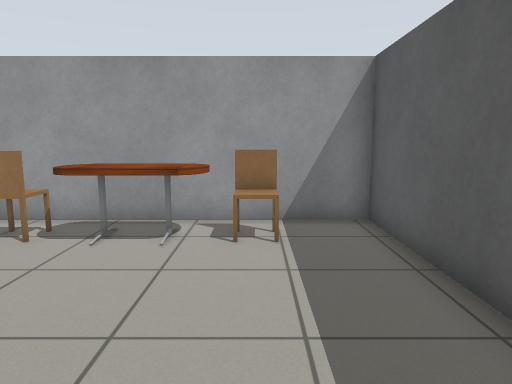
view 1 (above)

17 first-person views from a walk through a Gazebo world. The camera is 1 m above the floor, tilts 8° down and sees 70° across. The floor is counted in squares, 0.5 m on a side. Each view is taken from the middle of a square. On the plan, view 1 faces up. The plan holds only what a view shows up to about 19 squares ahead; the rest is blank. Robots are left out. Gazebo's built-in surfaces are drawn with simple patterns. Simple shapes stand in for some stock models.

view 2
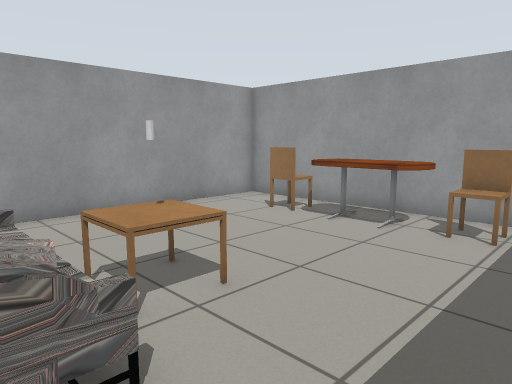

view 3
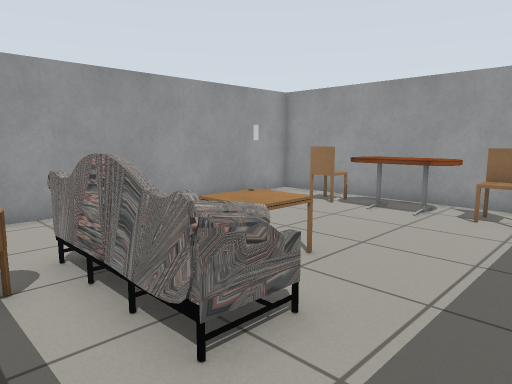

view 4
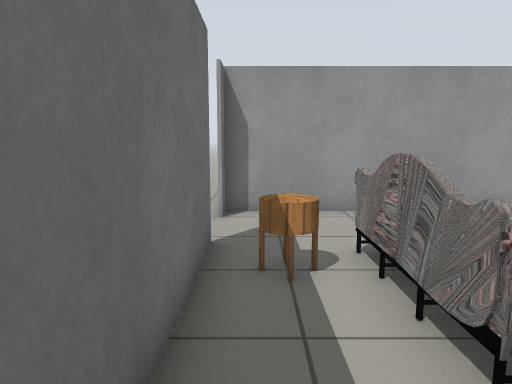

view 5
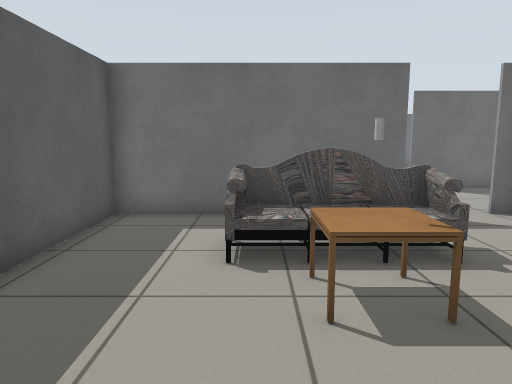

view 6
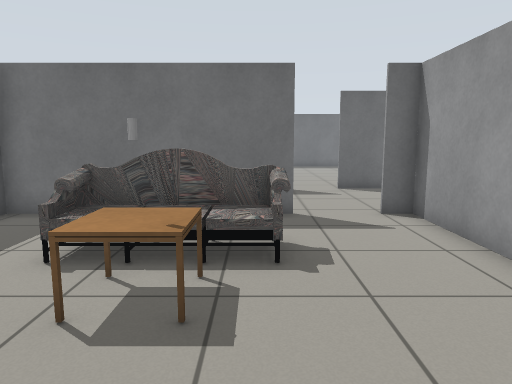

view 7
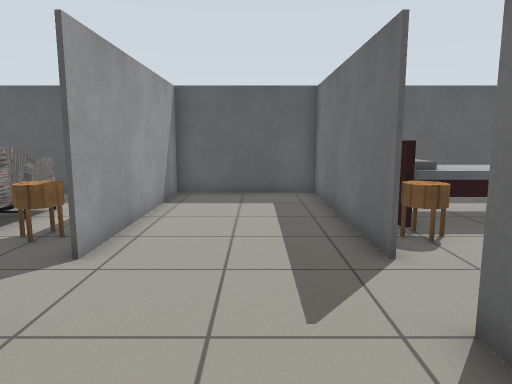

view 8
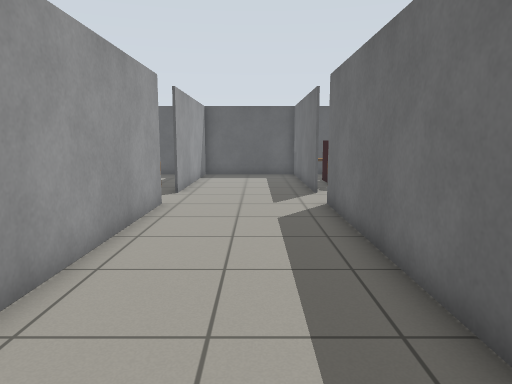

view 9
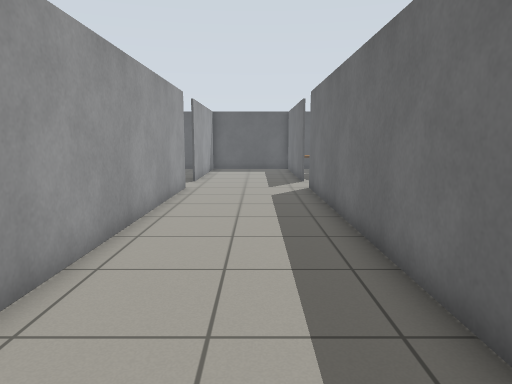

view 10
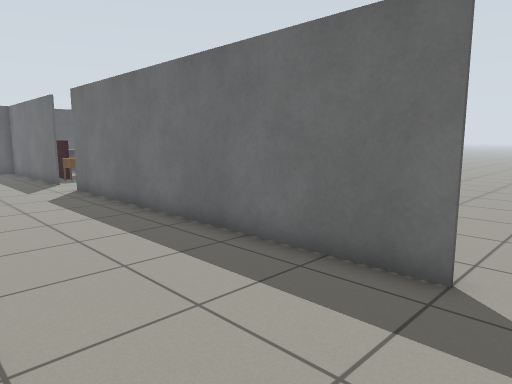

view 11
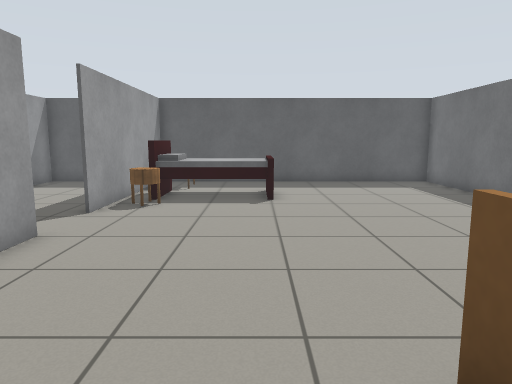

view 12
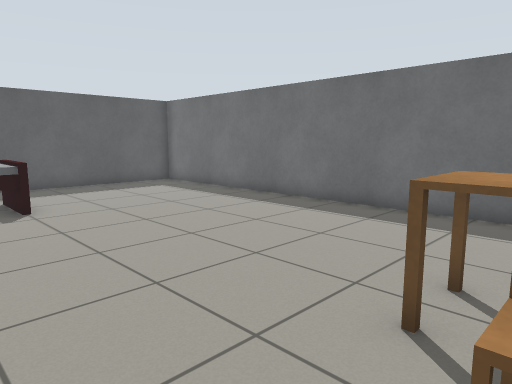

view 13
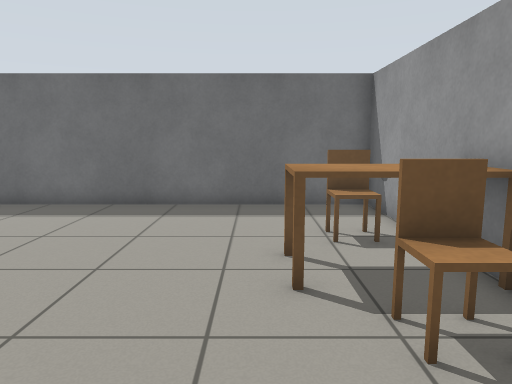

view 14
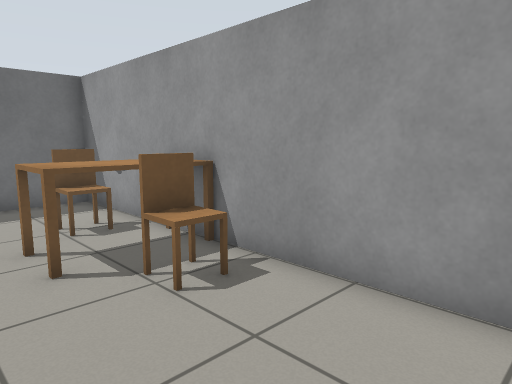

view 15
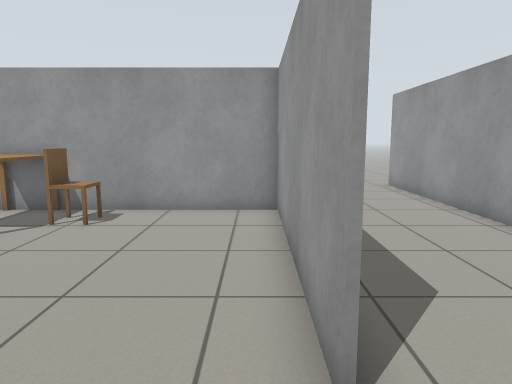

view 16
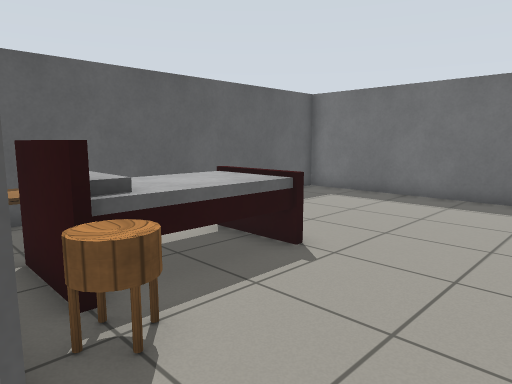

view 17
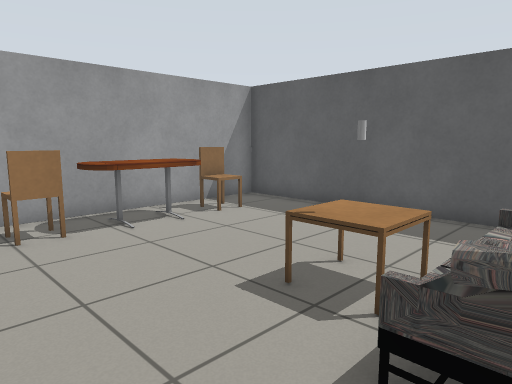

### Floor plan
Key: @ floor where view 1 was taken; # wall or solid block; . floor; C chair; T table; W white cylinder; S sofa; R round table; B bed; F coffee table.
Columns run from 23 left of view 1 to 3 right of it. Each row starts with its distance up from view 1.
  9                ############
  8                #..CTTTTC..#
  7                #..CTTTTC..#
  6                #..........#
  5                # .........#
  4                # .........#
  3                #..........#
  2                #....WW....#
  1                #....WW....#
  0                #...SSSS@..#
 -1                #...SSSS...#
 -2                #...RR.....#
 -3                #...R......#
 -4 ..##############..#########
 -5  .........................#
 -6  .........................#
 -7 ..........................#
 -8 ..........................#
 -9  .##############..#########
-10  ..    #...........RRBBFF.#
-11  ..    #...........R.BBFF.#
-12  ..    #.............BB...#
-13  ...   #.............BB...#
-14   ..   #.C...........BB...#
-15   ..   #.C................#
-16   ..   #TTT...............#
-17   ...  #TTT...............#
-18   ...  #.C................#
-19    ..  #.C................#
-20    ..  #..................#
-21    ... #..................#
-22    ... ####################
-23    ...
-24     ..

Positions as (right, up) in squares from view 1, and headings:
1: (0, 0), facing up
2: (2, -1), facing up-left
3: (2, -3), facing up-left
4: (2, -3), facing left
5: (-1, 6), facing down
6: (-4, 6), facing down
7: (-11, -7), facing right
8: (-19, -7), facing right
9: (-23, -7), facing right
10: (-23, -4), facing down-right
11: (-15, -14), facing right
12: (-14, -12), facing down-right
13: (-12, -11), facing down
14: (-11, -10), facing down-left
15: (-5, -10), facing left
16: (-7, -9), facing down-right
17: (-7, -1), facing up-right
